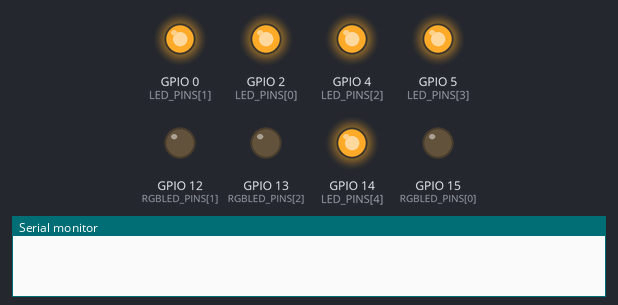
Simulated run of this sketch. Board: ESP8266 (NodeMCU). Shown: output pins drawn as LEDs (lit = HIGH), the last lines printed to the serial monitor. WiFi joins after 1.5 s; servers stay silent unless stated; uploads are accepted with an empty reply.

Above: at 0.1 s.
At 5.25 s:
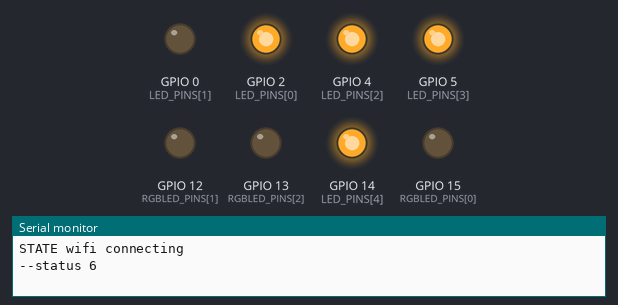
At 12.0 s:
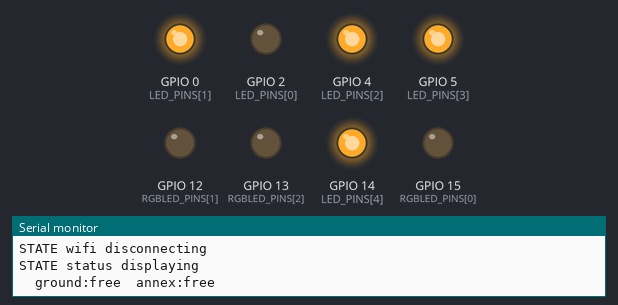
At 16.0 s:
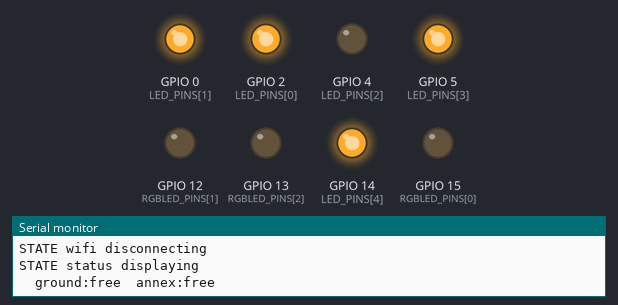
At 20.0 s:
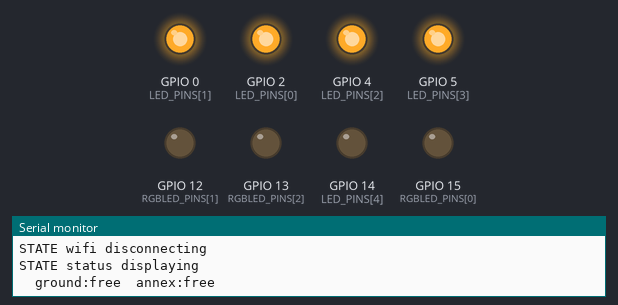
At 38.0 s:
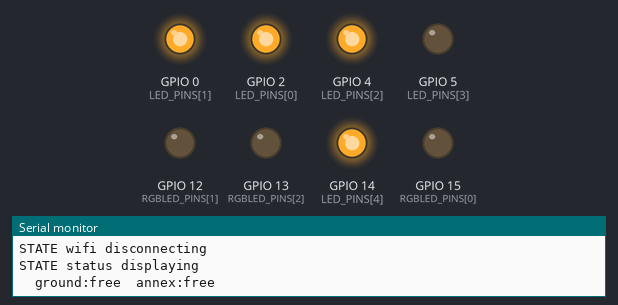
Timing chart, 0 to 40.0 s (numbered marks = the images above):
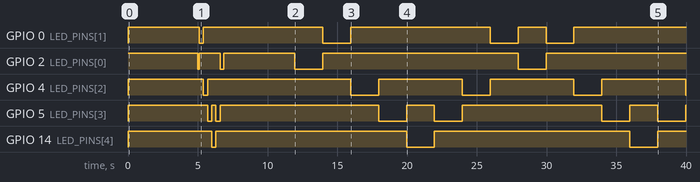

Measured:
- by itself, GPIO 0 (LED_PINS[1]): HIGH → LOW at 5.1 s, → HIGH 0.30 s later, → LOW 8.6 s later, → HIGH 2.0 s later, … (8 changes in this stretch)
- by itself, GPIO 2 (LED_PINS[0]): HIGH → LOW at 5.0 s, → HIGH 0.10 s later, → LOW 1.5 s later, → HIGH 0.26 s later, … (8 changes in this stretch)
- by itself, GPIO 4 (LED_PINS[2]): goes LOW 0.30 s, HIGH 10.3 s, 3 × (LOW 2.0 s, HIGH 6.0 s), then LOW
- by itself, GPIO 5 (LED_PINS[3]): HIGH → LOW at 5.7 s, → HIGH 0.30 s later, → LOW 0.30 s later, → HIGH 0.30 s later, … (12 changes in this stretch)
- by itself, GPIO 14 (LED_PINS[4]): repeats every 15.7 s: HIGH 13.7 s, LOW 2.0 s

The sketch:

evalboard.ino
```cpp
// (licence header left out)
#include <ESP8266WiFi.h>


#define USE_SERIAL

const char* WIFI_SSID       = "foo";
const char* WIFI_PASS       = "bar";

const uint8_t LED_PINS[]    = {2, 0, 4, 5, 14};
const uint8_t RGBLED_PINS[] = {15, 12, 13}; // red, green, blue
const char* EVENTS_HOST     = "drewfish-iot.herokuapp.com";
const long  EVENTS_PORT     = 80;
const char* EVENTS_REQUEST  = "GET /sfbc/events HTTP/1.1\r\nHost: drewfish-iot.herokuapp.com\r\nConnection: close\r\n\r\n";
long RETRY_PAUSE    = 1000; // milliseconds
void (*STATE)(void) = NULL;
long ERROR_CODE     = 0;
long NOW            = 0;
long GROUND_STATUS  = 0;
long GROUND_TS      = 0;
long ANNEX_STATUS   = 0;
long ANNEX_TS       = 0;


struct Scanner {
    uint8_t m_pin = 0;
    bool m_bounce = false;
    bool m_forward = true;
    void start(bool bounce) {
        m_bounce = bounce;
        m_pin = 0;
        m_forward = true;
        digitalWrite(LED_PINS[m_pin], LOW);     // turn on first pin
    }
    void tick() {
        digitalWrite(LED_PINS[m_pin], HIGH);    // turn off current pin
        // move pin
        if (m_forward) {
            if (m_pin == 4) {
                if (m_bounce) {
                    m_pin = 3;
                    m_forward = false;
                } else {
                    m_pin = 0;
                }
            } else {
                m_pin++;
            }
        } else {
            // the only time we're moving backwards is when m_bounce
            if (m_pin == 0) {
                m_pin = 1;
                m_forward = true;
            } else {
                m_pin--;
            }
        }
        digitalWrite(LED_PINS[m_pin], LOW);     // turn on current pin
    }
    void stop() {
        digitalWrite(LED_PINS[m_pin], HIGH);    // turn off current pin
    }
} scanner;


void stateError() {
#ifdef USE_SERIAL
    Serial.print("STATE error ");
    Serial.println(ERROR_CODE, HEX);
#endif
    for (int pin = 0; pin < 5; pin++) {
        digitalWrite(LED_PINS[pin], LOW);
    }
    delay(500);
    for (int pin = 0; pin < 5; pin++) {
        digitalWrite(LED_PINS[pin], HIGH);
    }
    delay(500);
}


void stateWifiConnecting() {
#ifdef USE_SERIAL
    Serial.println("STATE wifi connecting");
#endif
    scanner.start(true);
    WiFi.mode(WIFI_STA);
    WiFi.begin(WIFI_SSID, WIFI_PASS);
    delay(100);
    while (true) {
        uint8_t status = WiFi.status();
#ifdef USE_SERIAL
        Serial.print("--status ");
        Serial.println(status, HEX);
#endif
        switch (status) {
            case WL_CONNECTED:
                // success
                scanner.stop();
                STATE = stateStatusQuerying;
                return;

            case WL_DISCONNECTED:
            case WL_IDLE_STATUS:
                // keep polling
                scanner.tick();
                delay(300);
                break;

            case WL_NO_SSID_AVAIL:
            case WL_CONNECT_FAILED:
            case WL_CONNECTION_LOST:
                // retry
                scanner.stop();
                delay(RETRY_PAUSE);
                return;

            default:
                // error
                scanner.stop();
                STATE = stateError;
                ERROR_CODE = status;
                return;
        }
    }
}


void stateWifiDisconnecting() {
#ifdef USE_SERIAL
    Serial.println("STATE wifi disconnecting");
#endif
    WiFi.disconnect();
    delay(100);
    STATE = stateStatusDisplaying;
}


void stateStatusQuerying() {
#ifdef USE_SERIAL
    Serial.println("STATE status querying");
#endif
    scanner.start(false);
    WiFiClient client;
    if (! client.connect(EVENTS_HOST, EVENTS_PORT)) {
        scanner.stop();
#ifdef USE_SERIAL
        Serial.println("FAILED to connect");
#endif
        delay(RETRY_PAUSE);
        return;
    }
    client.print(EVENTS_REQUEST);
    while (! client.available()) {
        delay(100);
        scanner.tick();
        if (! client.connected()) {
            scanner.stop();
#ifdef USE_SERIAL
            Serial.println("ABORTED connection");
#endif
            STATE = stateError;
            ERROR_CODE = 0xF0;
            return;
        }
    }
    scanner.stop();
    client.find("\r\n\r\n");    // read until end of headers
    NOW = client.parseInt();
    GROUND_STATUS = client.parseInt();
    GROUND_TS = client.parseInt();
    ANNEX_STATUS = client.parseInt();
    ANNEX_TS = client.parseInt();
#ifdef USE_SERIAL
    Serial.print("now:");
    Serial.print(NOW);
    Serial.print("  status:");
    Serial.print(GROUND_STATUS ? "occupied" : "free");
    Serial.print("  ts:");
    Serial.print(GROUND_TS);
    Serial.print("  status:");
    Serial.print(ANNEX_STATUS ? "occupied" : "free");
    Serial.print("  ts:");
    Serial.println(ANNEX_TS);
#endif
    STATE = stateWifiDisconnecting;
}


void stateStatusDisplaying() {
#ifdef USE_SERIAL
    Serial.println("STATE status displaying");
    Serial.print("  ground:");
    Serial.print(GROUND_STATUS ? "occupied" : "free");
    Serial.print("  annex:");
    Serial.println(ANNEX_STATUS ? "occupied" : "free");
#endif
    analogWrite(RGBLED_PINS[0], GROUND_STATUS ? 1023 : 0);
    analogWrite(RGBLED_PINS[1], ANNEX_STATUS ? 1023 : 0);
    analogWrite(RGBLED_PINS[2], 0);
    scanner.start(true);
    long count = 60;
    while (count--) {
        delay(2000);    // two seconds
        scanner.tick();
    }
    scanner.stop();
    STATE = stateWifiConnecting;
}


void setup() {
#ifdef USE_SERIAL
    Serial.begin(115200);
#endif
    for (int pin = 0; pin < 5; pin++) {
        pinMode(LED_PINS[pin], OUTPUT);
        digitalWrite(LED_PINS[pin], HIGH);
    }
    for (int pin = 0; pin < 3; pin++) {
        pinMode(RGBLED_PINS[pin], OUTPUT);
        analogWrite(RGBLED_PINS[pin], 0);
    }
    randomSeed(analogRead(A0));
    STATE = stateWifiConnecting;
    delay(5000);    // give time to connect a serial console
}


void loop() {
    STATE();
}
```
